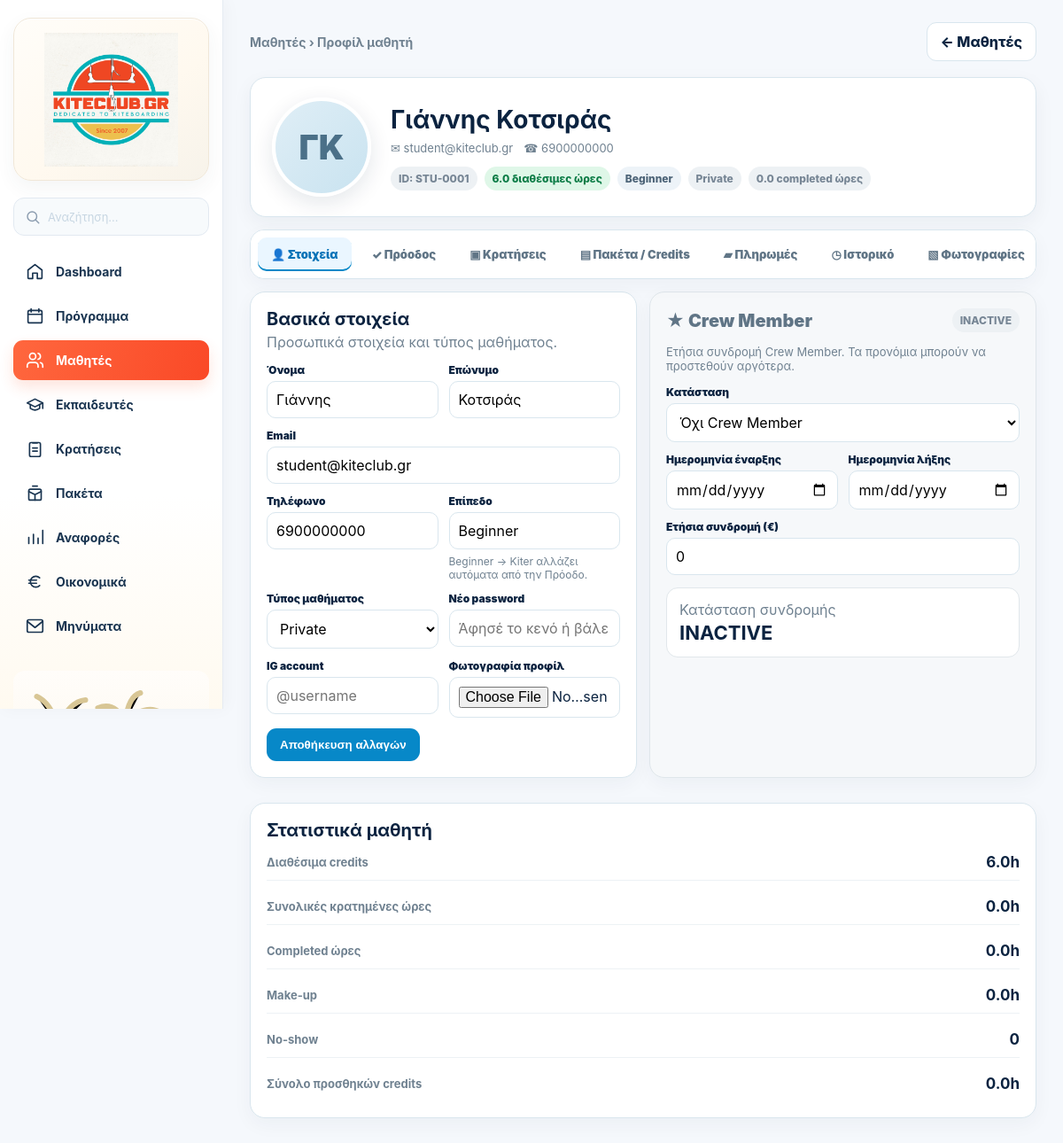
Page /admin/students/2 (signed in) on the committed database.
### tables this page shows
CREATE TABLE users(
      id INTEGER PRIMARY KEY, name TEXT, email TEXT UNIQUE, phone TEXT,
      role TEXT NOT NULL, password_hash TEXT NOT NULL, active INTEGER DEFAULT 1
    , profile_photo TEXT, surname TEXT, instagram TEXT);

CREATE TABLE students(
      user_id INTEGER PRIMARY KEY, credits REAL DEFAULT 0, level TEXT DEFAULT 'Beginner'
    , student_code TEXT, lesson_type TEXT DEFAULT 'private', group_id INTEGER, crew_member INTEGER DEFAULT 0, crew_start_date TEXT, crew_end_date TEXT, crew_fee REAL DEFAULT 0);

### app.py (the view, shortened to what this page needs)
@app.route("/admin/students/<int:student_id>", methods=["GET","POST"])
def admin_student_profile(student_id):
    u=current_user()
    if not u or u["role"]!="admin":
        return redirect(url_for("login"))
    con=db()
    st=con.execute("""
      SELECT u.id,u.name,u.surname,u.instagram,u.email,u.phone,u.profile_photo,
             s.level,s.credits,s.student_code,s.lesson_type,s.group_id,
             COALESCE(s.crew_member,0) crew_member,s.crew_start_date,s.crew_end_date,COALESCE(s.crew_fee,0) crew_fee
      FROM users u JOIN students s ON s.user_id=u.id
      WHERE u.id=?
    """,(student_id,)).fetchone()
    if not st:
        con.close()
        flash("Ο μαθητής δεν βρέθηκε.")
        return redirect(url_for("admin")+"#students")
    booking_report=con.execute("""
      SELECT b.id,COALESCE(bp.attendance_status,b.status) status,bp.payment_status,bp.amount,b.duration,
             COALESCE(bp.participant_next_skill,b.next_skill) next_skill,
             COALESCE(bp.participant_notes,b.instructor_notes) instructor_notes,
             sl.lesson_date,sl.start_time,
             ins.name instructor,ins.surname instructor_surname,
             COALESCE(day_sp.name,slot_sp.name) spot
      FROM booking_participants bp
      JOIN bookings b ON b.id=bp.booking_id
      JOIN slots sl ON sl.id=b.slot_id
      JOIN users ins ON ins.id=sl.instructor_id
      JOIN spots slot_sp ON slot_sp.id=sl.spot_id
      LEFT JOIN day_spots ds ON ds.lesson_date=sl.lesson_date
      LEFT JOIN spots day_sp ON day_sp.id=ds.spot_id
      WHERE bp.student_id=?
      ORDER BY sl.lesson_date DESC,sl.start_time DESC
    """,(student_id,)).fetchall()
    completed_report=con.execute("""
      SELECT b.id,b.duration,COALESCE(bp.participant_next_skill,b.next_skill) next_skill,
             COALESCE(bp.attendance_at,b.completed_at) completed_at,
             sl.lesson_date,sl.start_time,
             ins.name instructor,ins.surname instructor_surname,
             COALESCE(day_sp.name,slot_sp.name) spot
      FROM booking_participants bp
      JOIN bookings b ON b.id=bp.booking_id
      JOIN slots sl ON sl.id=b.slot_id
      JOIN users ins ON ins.id=sl.instructor_id
      JOIN spots slot_sp ON slot_sp.id=sl.spot_id
      LEFT JOIN day_spots ds ON ds.lesson_date=sl.lesson_date
      LEFT JOIN spots day_sp ON day_sp.id=ds.spot_id
      WHERE bp.student_id=? AND COALESCE(bp.attendance_status,b.status)='completed'
      ORDER BY sl.lesson_date DESC,sl.start_time DESC
    """,(student_id,)).fetchall()
    no_show_report=con.execute("""
      SELECT b.id,b.duration,COALESCE(bp.attendance_at,b.no_show_at) no_show_at,
             sl.lesson_date,sl.start_time,
             ins.name instructor,ins.surname instructor_surname,
             COALESCE(day_sp.name,slot_sp.name) spot
      FROM booking_participants bp
      JOIN bookings b ON b.id=bp.booking_id
      JOIN slots sl ON sl.id=b.slot_id
      JOIN users ins ON ins.id=sl.instructor_id
      JOIN spots slot_sp ON slot_sp.id=sl.spot_id
      LEFT JOIN day_spots ds ON ds.lesson_date=sl.lesson_date
      LEFT JOIN spots day_sp ON day_sp.id=ds.spot_id
      WHERE bp.student_id=? AND COALESCE(bp.attendance_status,b.status)='no_show'
      ORDER BY sl.lesson_date DESC,sl.start_time DESC
    """,(student_id,)).fetchall()
    makeup_report=con.execute("""
      SELECT b.id,b.duration,COALESCE(bp.attendance_at,b.completed_at,b.no_show_at) attendance_at,
             COALESCE(bp.participant_notes,b.instructor_notes) instructor_notes,
             sl.lesson_date,sl.start_time,
             ins.name instructor,ins.surname instructor_surname,
             COALESCE(day_sp.name,slot_sp.name) spot
      FROM booking_participants bp
      JOIN bookings b ON b.id=bp.booking_id
      JOIN slots sl ON sl.id=b.slot_id
      JOIN users ins ON ins.id=sl.instructor_id
      JOIN spots slot_sp ON slot_sp.id=sl.spot_id
      LEFT JOIN day_spots ds ON ds.lesson_date=sl.lesson_date
      LEFT JOIN spots day_sp ON day_sp.id=ds.spot_id
      WHERE bp.student_id=? AND bp.attendance_status='makeup'
      ORDER BY sl.lesson_date DESC,sl.start_time DESC
    """,(student_id,)).fetchall()
    credit_history=con.execute("""
      SELECT *
      FROM credit_ledger
      WHERE student_id=?
      ORDER BY created_at DESC,id DESC
    """,(student_id,)).fetchall()
    total_booked_hours=float(sum(
      float(r["duration"] or 0)
      for r in booking_report
      if not str(r["status"]).startswith("cancelled")
    ))
    completed_hours=float(sum(float(r["duration"] or 0) for r in completed_report))
    no_show_hours=float(sum(float(r["duration"] or 0) for r in no_show_report))
    no_show_count=len(no_show_report)
    makeup_hours=float(sum(float(r["duration"] or 0) for r in makeup_report))
    makeup_count=len(makeup_report)
    total_credit_in=float(sum(float(r["amount"] or 0) for r in credit_history if float(r["amount"] or 0)>0))
    total_credit_out=abs(float(sum(float(r["amount"] or 0) for r in credit_history if float(r["amount"] or 0)<0)))
    available_packages=con.execute("""
      SELECT * FROM packages WHERE active=1 ORDER BY hours,price,id
    """).fetchall()
    package_history=con.execute("""
      SELECT sp.*,p.name catalog_name
      FROM student_packages sp
      LEFT JOIN packages p ON p.id=sp.package_id
      WHERE sp.student_id=?
      ORDER BY sp.purchased_at DESC,sp.id DESC
    """,(student_id,)).fetchall()
    package_payments=con.execute("SELECT * FROM student_payments WHERE student_id=? ORDER BY payment_date DESC,id DESC",(student_id,)).fetchall()
    group_members=_group_members(con,student_id)
    group_partner_ids=[r["id"] for r in group_members if r["id"]!=student_id]
    all_students=con.execute("""
      SELECT u.id,u.name,u.surname,u.email,s.student_code,s.lesson_type,s.group_id
      FROM users u JOIN students s ON s.user_id=u.id
      WHERE u.id<>? AND COALESCE(u.active,1)=1
        AND (s.group_id IS NULL OR s.group_id=?)
      ORDER BY u.name,u.surname
    """,(student_id,st["group_id"])).fetchall()
    student_photos=con.execute("""
      SELECT * FROM student_photos WHERE student_id=?
      ORDER BY COALESCE(photo_date,'') DESC, created_at DESC, id DESC
    """,(student_id,)).fetchall()
    progress=get_student_progress(con,student_id)
    today_iso=datetime.now().date().isoformat()
    crew_status="inactive"
    con.close()
    return render_template(
      "admin_student_profile.html",
      student=st,
      booking_report=booking_report,
      completed_report=completed_report,
      no_show_report=no_show_report,makeup_report=makeup_report,
      credit_history=credit_history,
      total_booked_hours=total_booked_hours,
      completed_hours=completed_hours,
      no_show_hours=no_show_hours,
      no_show_count=no_show_count,makeup_hours=makeup_hours,makeup_count=makeup_count,
      total_credit_in=total_credit_in,
      total_credit_out=total_credit_out,
      available_packages=available_packages,
      package_history=package_history,
      package_payments=package_payments,
      group_members=group_members,
      group_partner_ids=group_partner_ids,
      all_students=all_students,
      crew_status=crew_status,
      student_photos=student_photos,
      progress=progress
    )

### templates/admin_student_profile.html (shortened to what this page needs)
{% extends "base.html" %}{% block content %}
<link rel="stylesheet" href="{{url_for('static',filename='admin-shared.css')}}">
<div class="admin-shell">
  {% set admin_active='students' %}{% include '_admin_sidebar_static.html' %}
  <main class="admin-main">
    <div class="student-profile">
      <div class="admin-page-head">
        <div><div class="admin-page-sub">Μαθητές › Προφίλ μαθητή</div></div>
        <a class="btn alt" href="{{url_for('admin')}}#students">← Μαθητές</a>
      </div>
      <section class="card profile-hero">
        <div class="avatar-box">{% if student.profile_photo %}<img src="{{url_for('static',filename=student.profile_photo)}}" alt="{{student.name}}">{% else %}{{student.name[:1]}}{{student.surname[:1] if student.surname else ''}}{% endif %}</div>
        <div>
          <div class="hero-name"><h2>{{student.name}}{% if student.surname %} {{student.surname}}{% endif %}</h2></div>
          <div class="hero-meta"><span>✉ {{student.email}}</span>{% if student.phone %}<span>☎ {{student.phone}}</span>{% endif %}{% if student.instagram %}<span>◎ {{student.instagram}}</span>{% endif %}</div>
          <div class="hero-badges"><span class="badge off">ID: {{student.student_code}}</span><span class="badge ok">{{student.credits}} διαθέσιμες ώρες</span><span class="badge off level-badge">{{progress.current_level}}</span><span class="badge off">{{'Private' if student.lesson_type=='private' else ('2P Group' if student.lesson_type=='2p' else '3P Group')}}</span><span class="badge off">{{completed_hours}} completed ώρες</span></div>
        </div>
      </section>
      <div class="profile-tabs" role="tablist">
        <button class="profile-tab active" type="button" data-tab="details">👤 Στοιχεία</button>
        <button class="profile-tab" type="button" data-tab="progress">✓ Πρόοδος</button>
        <button class="profile-tab" type="button" data-tab="bookings">▣ Κρατήσεις</button>
        <button class="profile-tab" type="button" data-tab="packages">▤ Πακέτα / Credits</button>
        <button class="profile-tab" type="button" data-tab="payments">▰ Πληρωμές</button>
        <button class="profile-tab" type="button" data-tab="history">◷ Ιστορικό</button>
        <button class="profile-tab" type="button" data-tab="photos">▧ Φωτογραφίες</button>
      </div>
      <section class="profile-pane active" data-pane="details">
        <div class="overview-grid">
          <div class="section-card">
            <div class="section-head"><div><h2>Βασικά στοιχεία</h2><div class="muted">Προσωπικά στοιχεία και τύπος μαθήματος.</div></div></div>
            <form method="post" enctype="multipart/form-data" class="edit-grid" id="studentEditForm"><input type="hidden" name="_csrf_token" value="{{ csrf_token() }}">
              <div><label>Όνομα</label><input name="name" value="{{student.name}}" required></div>
              <div><label>Επώνυμο</label><input name="surname" value="{{student.surname or ''}}"></div>
              <div class="full"><label>Email</label><input type="email" name="email" value="{{student.email}}" required></div>
              <div><label>Τηλέφωνο</label><input name="phone" value="{{student.phone or ''}}"></div>
              <div><label>Επίπεδο</label><input value="{{progress.current_level}}" readonly><div class="group-help">Beginner → Kiter αλλάζει αυτόματα από την Πρόοδο.</div></div>
              <div><label>Τύπος μαθήματος</label><select name="lesson_type" id="lessonTypeSelect"><option value="private" {% if student.lesson_type=='private' %}selected{% endif %}>Private</option></select></div>
              <div><label>Νέο password</label><input name="password" placeholder="Άφησέ το κενό ή βάλε 8+ χαρακτήρες με γράμματα και αριθμούς"></div>
              <div><label>IG account</label><input name="instagram" value="{{student.instagram or ''}}" placeholder="@username"></div>
              <div><label>Φωτογραφία προφίλ</label><input type="file" name="profile_photo" accept=".jpg,.jpeg,.png,.webp,image/jpeg,image/png,image/webp"></div>
              <div class="full"><button class="btn" type="submit">Αποθήκευση αλλαγών</button></div>
            </form>
          </div>
          <div class="section-card crew-card {{'inactive' if crew_status=='inactive' else ''}}">
            <div class="section-head"><div class="crew-title">★ Crew Member</div>{% if crew_status=='active' %}<span class="crew-badge">ACTIVE</span>{% elif crew_status=='expired' %}<span class="crew-badge crew-expired">EXPIRED</span>{% elif crew_status=='scheduled' %}<span class="crew-badge crew-scheduled">SCHEDULED</span>{% else %}<span class="badge off">INACTIVE</span>{% endif %}</div>
            <div class="muted" style="font-size:13px;margin-bottom:14px">Ετήσια συνδρομή Crew Member. Τα προνόμια μπορούν να προστεθούν αργότερα.</div>
            <div class="edit-grid">
              <div class="full"><label>Κατάσταση</label><select name="crew_member" form="studentEditForm"><option value="0" {% if not student.crew_member %}selected{% endif %}>Όχι Crew Member</option></select></div>
              <div><label>Ημερομηνία έναρξης</label><input type="date" name="crew_start_date" form="studentEditForm" value="{{student.crew_start_date or ''}}"></div>
              <div><label>Ημερομηνία λήξης</label><input type="date" name="crew_end_date" form="studentEditForm" value="{{student.crew_end_date or ''}}"></div>
              <div class="full"><label>Ετήσια συνδρομή (€)</label><input type="number" min="0" step="0.01" name="crew_fee" form="studentEditForm" value="{{student.crew_fee or 0}}"></div>
            </div>
            <div class="crew-status-box"><span class="muted">Κατάσταση συνδρομής</span><strong>{% if crew_status=='active' %}ACTIVE{% elif crew_status=='expired' %}EXPIRED{% elif crew_status=='scheduled' %}SCHEDULED{% else %}INACTIVE{% endif %}</strong></div>
          </div>
          <div class="section-card stats-card">
            <h2>Στατιστικά μαθητή</h2><div class="stats-stack"><div class="stat-line"><span>Διαθέσιμα credits</span><b>{{student.credits}}h</b></div><div class="stat-line"><span>Συνολικές κρατημένες ώρες</span><b>{{total_booked_hours}}h</b></div><div class="stat-line"><span>Completed ώρες</span><b>{{completed_hours}}h</b></div><div class="stat-line"><span>Make-up</span><b>{{makeup_hours}}h</b></div><div class="stat-line"><span>No-show</span><b>{{no_show_count}}</b></div><div class="stat-line"><span>Σύνολο προσθηκών credits</span><b>{{total_credit_in}}h</b></div></div>
          </div>
        </div>
      </section>
    </div>
  </main>
</div>
<link rel="stylesheet" href="{{url_for('static',filename='admin-v4.css')}}">
{% endblock %}

### rows in the picture
users: name "Γ", surname "Κ", name "Γιάννης", surname "Κοτσιράς", email "student@kiteclub.gr", phone "6900000000"
students: student_code "STU-0001", credits "6.0", lesson_type "Private"

### other values in the picture
{{ progress.current_level }} "Beginner"
{{ completed_hours }} "0.0"
{{ total_booked_hours }} "0.0"
{{ makeup_hours }} "0.0"
{{ no_show_count }} "0"
{{ total_credit_in }} "0.0"
